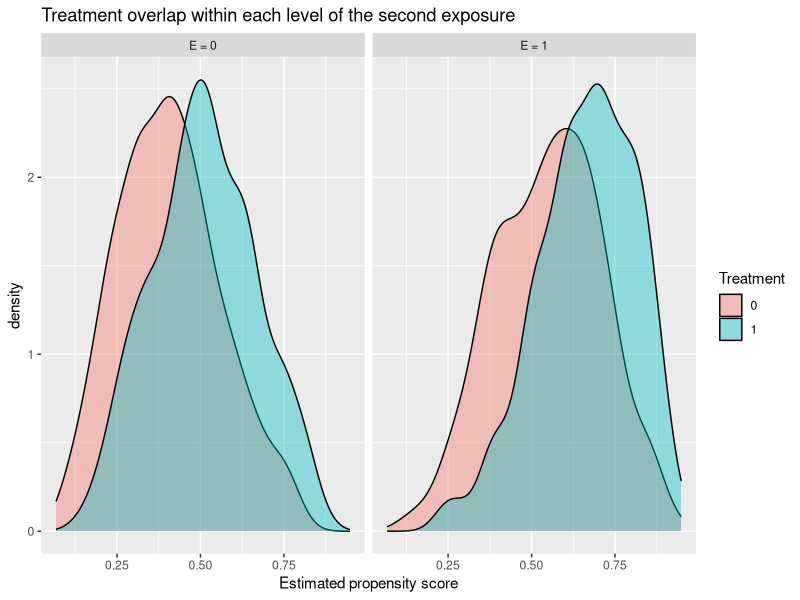

Here is the R script that generated this plot:
## ---- chunk 1
#| include: false
knitr::opts_chunk$set(
  collapse = TRUE,
  comment = "#>",
  fig.width = 7,
  fig.height = 4,
  fig.align = "center"
)
## ---- chunk 2
#| label: sim-data

library(dplyr)
set.seed(2026)

# Simulate a cohort of 2,000 patients. n = 2000 keeps the Super Learner
# + four-cell counterfactual prediction step fast in both the static
# and the WebR (interactive) builds. Production analyses can use any n.
n  <- 2000
W1 <- rnorm(n)                                       # continuous confounder
W2 <- rbinom(n, 1, 0.4)                              # binary confounder
W3 <- runif(n, -1, 1)                                # bounded confounder

# Second exposure E (here playing the role of a baseline modifier M)
E  <- rbinom(n, 1, plogis(-0.2 + 0.7 * W1 - 0.4 * W2))

# Treatment depends on confounders and the second exposure
A  <- rbinom(n, 1, plogis(-0.1 + 0.8 * W1 + 0.5 * W2 -
                            0.3 * W3 + 0.2 * E))

# Outcome with genuine additive-scale interaction between A and E
linpred_y <- -2.0 + 0.8 * A + 0.4 * E + 0.9 * A * E +
             0.7 * W1 - 0.5 * W2 + 0.3 * W3
Y <- rbinom(n, 1, plogis(linpred_y))

dat <- data.frame(Y, A, E, W1, W2, W3)
## ---- chunk 3
#| label: overlap-check

library(ggplot2)

dat$ps <- predict(
  glm(A ~ W1 + W2 + W3 + E, data = dat, family = binomial),
  type = "response"
)

ggplot(dat, aes(x = ps, fill = factor(A))) +
  geom_density(alpha = 0.4) +
  facet_wrap(~ paste0("E = ", E)) +
  labs(x = "Estimated propensity score",
       fill = "Treatment",
       title = "Treatment overlap within each level of the second exposure")
